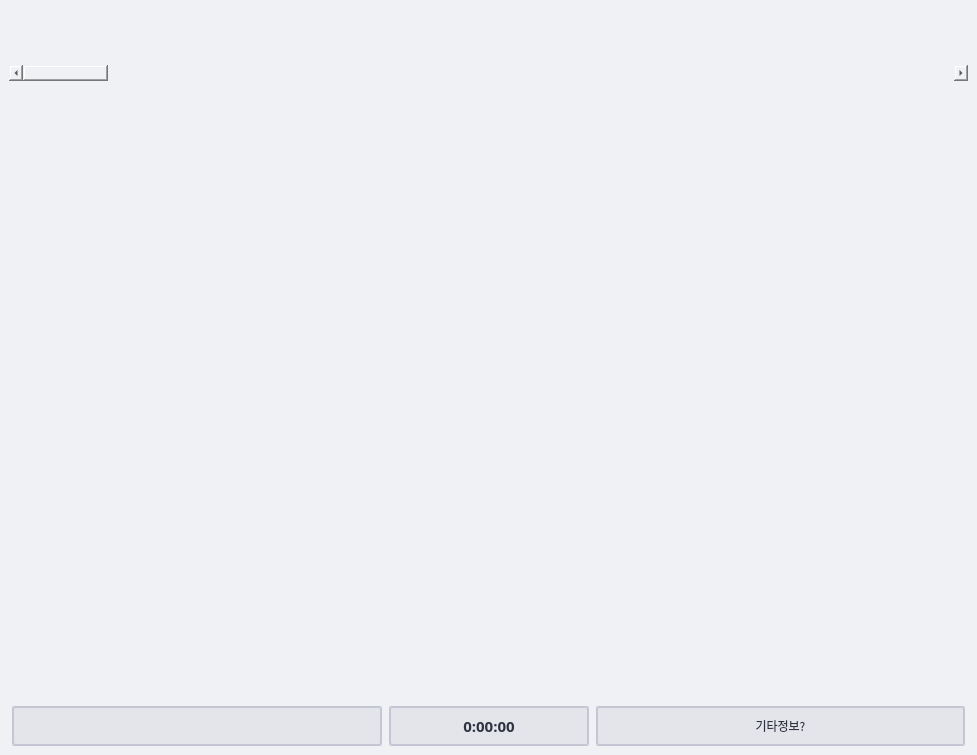
<?xml version="1.0" encoding="UTF-8"?>
<ui version="4.0">
 <class>HapticEditorHud</class>
 <widget class="QWidget" name="HapticEditorHud">
  <property name="windowModality">
   <enum>Qt::NonModal</enum>
  </property>
  <property name="enabled">
   <bool>true</bool>
  </property>
  <property name="geometry">
   <rect>
    <x>0</x>
    <y>0</y>
    <width>977</width>
    <height>755</height>
   </rect>
  </property>
  <property name="sizePolicy">
   <sizepolicy hsizetype="Preferred" vsizetype="Preferred">
    <horstretch>0</horstretch>
    <verstretch>0</verstretch>
   </sizepolicy>
  </property>
  <property name="minimumSize">
   <size>
    <width>0</width>
    <height>0</height>
   </size>
  </property>
  <property name="mouseTracking">
   <bool>false</bool>
  </property>
  <property name="windowTitle">
   <string>Form</string>
  </property>
  <property name="autoFillBackground">
   <bool>false</bool>
  </property>
  <property name="styleSheet">
   <string notr="true">background-color: rgb(239, 241, 245);</string>
  </property>
  <layout class="QVBoxLayout" name="verticalLayout_2">
   <property name="spacing">
    <number>0</number>
   </property>
   <property name="leftMargin">
    <number>0</number>
   </property>
   <property name="topMargin">
    <number>0</number>
   </property>
   <property name="rightMargin">
    <number>0</number>
   </property>
   <property name="bottomMargin">
    <number>0</number>
   </property>
   <item>
    <widget class="QWidget" name="centralWidget" native="true">
     <property name="layoutDirection">
      <enum>Qt::LeftToRight</enum>
     </property>
     <layout class="QVBoxLayout" name="verticalLayout">
      <item>
       <widget class="QWidget" name="widget_2" native="true">
        <property name="minimumSize">
         <size>
          <width>0</width>
          <height>50</height>
         </size>
        </property>
        <property name="maximumSize">
         <size>
          <width>16777215</width>
          <height>40</height>
         </size>
        </property>
        <layout class="QVBoxLayout" name="verticalLayout_6">
         <property name="spacing">
          <number>0</number>
         </property>
         <property name="leftMargin">
          <number>0</number>
         </property>
         <property name="topMargin">
          <number>0</number>
         </property>
         <property name="rightMargin">
          <number>2</number>
         </property>
         <property name="bottomMargin">
          <number>2</number>
         </property>
        </layout>
       </widget>
      </item>
      <item>
       <widget class="QFrame" name="horizontalFrame">
        <property name="minimumSize">
         <size>
          <width>0</width>
          <height>16</height>
         </size>
        </property>
        <property name="maximumSize">
         <size>
          <width>16777215</width>
          <height>16</height>
         </size>
        </property>
        <property name="frameShape">
         <enum>QFrame::NoFrame</enum>
        </property>
        <property name="frameShadow">
         <enum>QFrame::Plain</enum>
        </property>
        <layout class="QHBoxLayout" name="horizontalLayout">
         <property name="spacing">
          <number>0</number>
         </property>
         <property name="leftMargin">
          <number>0</number>
         </property>
         <property name="topMargin">
          <number>0</number>
         </property>
         <property name="rightMargin">
          <number>0</number>
         </property>
         <property name="bottomMargin">
          <number>0</number>
         </property>
         <item>
          <widget class="QScrollBar" name="horizontalScrollBar">
           <property name="sizePolicy">
            <sizepolicy hsizetype="Preferred" vsizetype="Preferred">
             <horstretch>0</horstretch>
             <verstretch>0</verstretch>
            </sizepolicy>
           </property>
           <property name="orientation">
            <enum>Qt::Horizontal</enum>
           </property>
          </widget>
         </item>
        </layout>
       </widget>
      </item>
      <item>
       <layout class="QHBoxLayout" name="horizontalLayout_2">
        <property name="spacing">
         <number>1</number>
        </property>
        <property name="leftMargin">
         <number>1</number>
        </property>
        <property name="rightMargin">
         <number>0</number>
        </property>
        <item>
         <widget class="QCustomPlot" name="Plot" native="true">
          <property name="enabled">
           <bool>true</bool>
          </property>
         </widget>
        </item>
       </layout>
      </item>
      <item>
       <widget class="QWidget" name="widget" native="true">
        <property name="minimumSize">
         <size>
          <width>0</width>
          <height>50</height>
         </size>
        </property>
        <property name="maximumSize">
         <size>
          <width>16777215</width>
          <height>40</height>
         </size>
        </property>
        <layout class="QVBoxLayout" name="verticalLayout_3">
         <property name="spacing">
          <number>1</number>
         </property>
         <property name="leftMargin">
          <number>0</number>
         </property>
         <property name="topMargin">
          <number>0</number>
         </property>
         <property name="rightMargin">
          <number>0</number>
         </property>
         <property name="bottomMargin">
          <number>0</number>
         </property>
         <item>
          <layout class="QGridLayout" name="gridLayout_3" rowstretch="0">
           <property name="leftMargin">
            <number>3</number>
           </property>
           <property name="topMargin">
            <number>0</number>
           </property>
           <property name="rightMargin">
            <number>3</number>
           </property>
           <property name="horizontalSpacing">
            <number>7</number>
           </property>
           <property name="verticalSpacing">
            <number>0</number>
           </property>
           <item row="0" column="1">
            <widget class="QFrame" name="frame_2">
             <property name="sizePolicy">
              <sizepolicy hsizetype="Minimum" vsizetype="Minimum">
               <horstretch>0</horstretch>
               <verstretch>0</verstretch>
              </sizepolicy>
             </property>
             <property name="minimumSize">
              <size>
               <width>200</width>
               <height>40</height>
              </size>
             </property>
             <property name="maximumSize">
              <size>
               <width>200</width>
               <height>40</height>
              </size>
             </property>
             <property name="styleSheet">
              <string notr="true">border-color: rgb(196, 199, 211);
border-width:1px;
background-color: rgb(227, 229, 234);
border-style: solid;

color: rgb(47, 51, 65);
border-radius: 2px;</string>
             </property>
             <property name="frameShape">
              <enum>QFrame::NoFrame</enum>
             </property>
             <property name="frameShadow">
              <enum>QFrame::Plain</enum>
             </property>
             <property name="lineWidth">
              <number>1</number>
             </property>
             <layout class="QVBoxLayout" name="verticalLayout_4">
              <property name="spacing">
               <number>0</number>
              </property>
              <property name="leftMargin">
               <number>0</number>
              </property>
              <property name="topMargin">
               <number>0</number>
              </property>
              <property name="rightMargin">
               <number>0</number>
              </property>
              <property name="bottomMargin">
               <number>0</number>
              </property>
              <item>
               <widget class="QLabel" name="HapticLengthLabel">
                <property name="maximumSize">
                 <size>
                  <width>600</width>
                  <height>40</height>
                 </size>
                </property>
                <property name="font">
                 <font>
                  <family>맑은 고딕</family>
                  <pointsize>11</pointsize>
                  <weight>75</weight>
                  <bold>true</bold>
                 </font>
                </property>
                <property name="text">
                 <string>0:00:00</string>
                </property>
                <property name="scaledContents">
                 <bool>false</bool>
                </property>
                <property name="alignment">
                 <set>Qt::AlignCenter</set>
                </property>
                <property name="openExternalLinks">
                 <bool>false</bool>
                </property>
               </widget>
              </item>
             </layout>
            </widget>
           </item>
           <item row="0" column="3">
            <widget class="QFrame" name="frame">
             <property name="sizePolicy">
              <sizepolicy hsizetype="Preferred" vsizetype="Preferred">
               <horstretch>0</horstretch>
               <verstretch>0</verstretch>
              </sizepolicy>
             </property>
             <property name="minimumSize">
              <size>
               <width>250</width>
               <height>40</height>
              </size>
             </property>
             <property name="maximumSize">
              <size>
               <width>16777215</width>
               <height>40</height>
              </size>
             </property>
             <property name="font">
              <font>
               <kerning>true</kerning>
              </font>
             </property>
             <property name="styleSheet">
              <string notr="true">border-color: rgb(196, 199, 211);
border-width:1px;
background-color: rgb(227, 229, 234);
border-style: solid;

color: rgb(47, 51, 65);
border-radius: 2px;</string>
             </property>
             <property name="frameShape">
              <enum>QFrame::NoFrame</enum>
             </property>
             <property name="frameShadow">
              <enum>QFrame::Plain</enum>
             </property>
             <property name="lineWidth">
              <number>1</number>
             </property>
             <property name="midLineWidth">
              <number>0</number>
             </property>
             <layout class="QVBoxLayout" name="verticalLayout_7">
              <property name="spacing">
               <number>0</number>
              </property>
              <property name="leftMargin">
               <number>0</number>
              </property>
              <property name="topMargin">
               <number>0</number>
              </property>
              <property name="rightMargin">
               <number>0</number>
              </property>
              <property name="bottomMargin">
               <number>0</number>
              </property>
              <item>
               <widget class="QLabel" name="DescAmpValueLabel">
                <property name="font">
                 <font>
                  <family>맑은 고딕</family>
                 </font>
                </property>
                <property name="frameShape">
                 <enum>QFrame::NoFrame</enum>
                </property>
                <property name="frameShadow">
                 <enum>QFrame::Plain</enum>
                </property>
                <property name="text">
                 <string>기타정보?</string>
                </property>
                <property name="alignment">
                 <set>Qt::AlignCenter</set>
                </property>
                <property name="wordWrap">
                 <bool>false</bool>
                </property>
               </widget>
              </item>
             </layout>
            </widget>
           </item>
           <item row="0" column="0">
            <widget class="QFrame" name="frame_3">
             <property name="sizePolicy">
              <sizepolicy hsizetype="Minimum" vsizetype="Minimum">
               <horstretch>0</horstretch>
               <verstretch>0</verstretch>
              </sizepolicy>
             </property>
             <property name="minimumSize">
              <size>
               <width>100</width>
               <height>40</height>
              </size>
             </property>
             <property name="maximumSize">
              <size>
               <width>1000</width>
               <height>40</height>
              </size>
             </property>
             <property name="styleSheet">
              <string notr="true">border-color: rgb(196, 199, 211);
border-width:1px;
background-color: rgb(227, 229, 234);
border-style: solid;

color: rgb(47, 51, 65);
border-radius: 2px;</string>
             </property>
             <property name="frameShape">
              <enum>QFrame::NoFrame</enum>
             </property>
             <property name="frameShadow">
              <enum>QFrame::Plain</enum>
             </property>
             <property name="lineWidth">
              <number>1</number>
             </property>
             <layout class="QVBoxLayout" name="verticalLayout_5">
              <property name="spacing">
               <number>0</number>
              </property>
              <property name="leftMargin">
               <number>0</number>
              </property>
              <property name="topMargin">
               <number>0</number>
              </property>
              <property name="rightMargin">
               <number>0</number>
              </property>
              <property name="bottomMargin">
               <number>0</number>
              </property>
              <item>
               <widget class="QLabel" name="WorkStateLabel">
                <property name="maximumSize">
                 <size>
                  <width>16777215</width>
                  <height>16777215</height>
                 </size>
                </property>
                <property name="font">
                 <font>
                  <family>맑은 고딕</family>
                 </font>
                </property>
                <property name="lineWidth">
                 <number>2</number>
                </property>
                <property name="midLineWidth">
                 <number>0</number>
                </property>
                <property name="text">
                 <string/>
                </property>
                <property name="textFormat">
                 <enum>Qt::PlainText</enum>
                </property>
                <property name="alignment">
                 <set>Qt::AlignCenter</set>
                </property>
                <property name="wordWrap">
                 <bool>true</bool>
                </property>
                <property name="margin">
                 <number>2</number>
                </property>
                <property name="openExternalLinks">
                 <bool>false</bool>
                </property>
               </widget>
              </item>
             </layout>
            </widget>
           </item>
          </layout>
         </item>
        </layout>
       </widget>
      </item>
     </layout>
    </widget>
   </item>
  </layout>
 </widget>
 <customwidgets>
  <customwidget>
   <class>QCustomPlot</class>
   <extends>QWidget</extends>
   <header>../../qcustomplot.h</header>
   <container>1</container>
  </customwidget>
 </customwidgets>
 <resources/>
 <connections/>
</ui>
